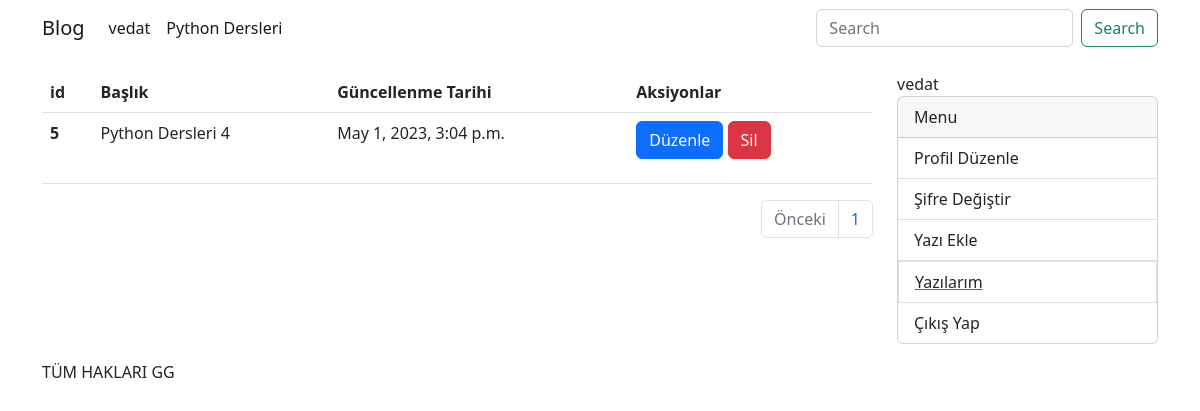
/yazilarim (signed in), run on an earlier commit of the app's database.
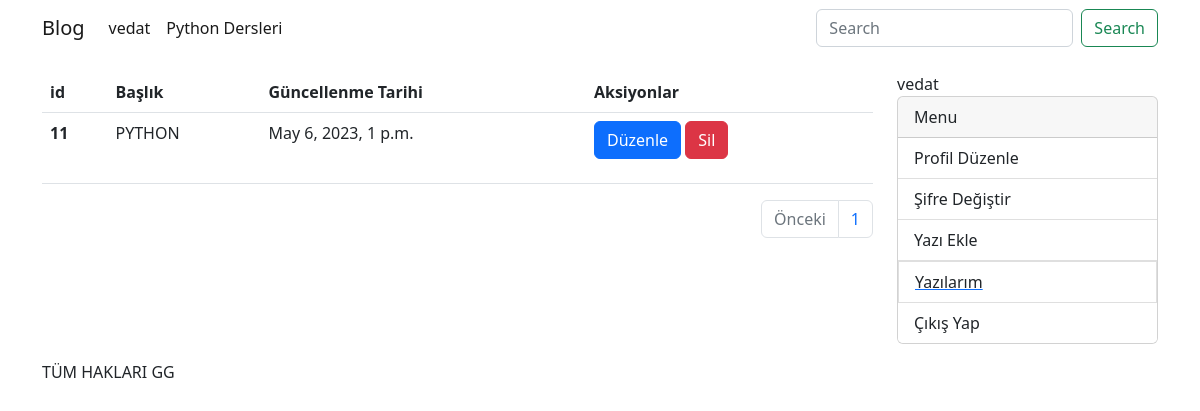
And on a later commit of the database.
### blog/models/kategori.py (models this page shows, shortened)
class KategoriModel(models.Model):
    isim=models.CharField(max_length=30, blank=False,null=False)
    slug = AutoSlugField(populate_from='isim',unique=True)
    class Meta:
         db_table='kategori'
         verbose_name_plural ='Kategoriler'
         verbose_name='Kategoriler'

### blog/models/yazi.py (models this page shows, shortened)
class YazilarModel(DateAbstractModel):
    resim=models.ImageField(upload_to='yazi_resimleri')
    baslik=models.CharField(max_length=50)
    icerik=RichTextField()
    slug=AutoSlugField(populate_from='baslik',unique=True)
    kategoriler= models.ManyToManyField(KategoriModel,related_name='yazi')
    yazar=models.ForeignKey('account.CustomUserModel', on_delete=models.CASCADE,related_name='yazilar')
    class Meta:
       verbose_name='yazi'
       verbose_name_plural='Yazilar'
       db_table='Yazi'

### blog/views/yazilarim.py (the view)
# urls.py: path("yazilarim", yazilarim, name="yazilarim"),
@login_required(login_url="/")
def yazilarim(request):
    yazilar = request.user.yazilar.order_by("-id")
    sayfa = request.GET.get("sayfa")
    paginator = Paginator(yazilar, 5)
    return render(
        request,
        "pages/yazilarim.html",
        context={
            "yazilar": paginator.get_page(sayfa),
        },
    )

### account/models.py (called while the page is built)
    def __str__(self):
        return self.username

### blog/templatetags/kategori_list.py (called while the page is built)
@register.simple_tag
def kategori_list():
    kategoriler=KategoriModel.objects.all()
    return kategoriler

### blog/templates/pages/yazilarim.html (shortened to what this page needs)
{%extends 'base.html' %}
{% block content %}
<table class="table">
    <thead>
        <tr>
            <th scope="col">id</th>
            <th scope="col">Başlık</th>
            <th scope="col">Güncellenme Tarihi</th>
            <th scope="col">Aksiyonlar</th>
        </tr>
    </thead>
    <tbody>
        {% for yazi in yazilar %}
        <tr>
            <th scope="row">{{yazi.id}}</th>
            <td>{{yazi.baslik}}</td>
            <td>{{yazi.duzenlenme_tarihi}}</td>
            <td>
                <p>
                    <a class="btn btn-primary" href=" {% url 'yazi-guncelle' slug=yazi.slug %}">Düzenle</a>
                    <a class="btn btn-danger" href=" {% url 'yazi-sil' slug=yazi.slug %}">Sil</a>
                </p>
            </td>
        </tr>
        {% empty %}
        <p> hiç yazı yok </p>
        {%endfor%}
    </tbody>
</table>
<nav aria-label="Page navigation example">
    <ul class="pagination justify-content-end">
        {% if yazilar.has_previous %}
        <li class="page-item">
            <a class="page-link" href="?sayfa={{yazilar.previous_page_number}}" tabindex="-1"
                aria-disabled="true">Önceki Sayfa</a>
        </li>
        {% else %}
        <li class="page-item disabled">
            <a class="page-link">Önceki</a>
        </li>
        {% endif %}
        <li class="page-item"><a class="page-link" href="#">{{yazilar.number}}</a></li>
    </ul>
</nav>
{% endblock %}

### templates/components/navbar.html (shortened to what this page needs)
{% load kategori_list %}
{% kategori_list as kategoriler %}
<nav class="navbar navbar-expand-lg bg-body-tertiary">
    <div class="container">
        <a class="navbar-brand" href="{% url 'anasayfa' %}">Blog</a>
        <div class="collapse navbar-collapse" id="navbarSupportedContent">
            <ul class="navbar-nav me-auto mb-2 mb-lg-0">
                {% for kategori in kategoriler %}
                <li class="nav-item">
                    <a class="nav-link active" aria-current="page"
                        href="{% url 'kategori' kategoriSlug=kategori.slug %}">{{ kategori.isim }}</a>
                    {% endfor %}
            </ul>
            <form action="{% url 'anasayfa' %}" class="d-flex" role="search">
                <input class="form-control me-2" name="sorgu" type="search" placeholder="Search" aria-label="Search">
                <button class="btn btn-outline-success" type="submit">Search</button>
            </form>
        </div>
    </div>
</nav>

What changed in the data, as far as the page shows it:
removed YazilarModel: id "5", baslik "Python Dersleri 4", duzenlenme_tarihi "May 1, 2023, 3:04 p.m."
added YazilarModel: id "11", baslik "PYTHON", duzenlenme_tarihi "May 6, 2023, 1 p.m."
